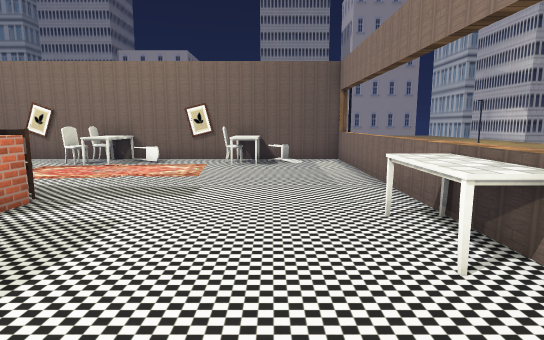
view 1 (above)

18 first-person views from a walk through a Unity game level. The camera is 1.4 m above the floor, tilts 8° down and sees 80° across. The floor is counted in squares, 1 m on a side. Each view is taken from the middle of a square. On the plan, view 1 faces up. The plan holds only what a view shows up to about 15 squares ahead; the rest is blank. The place goes on beyond the plan. The player is left out. Some surface patterns are stand-ins.

view 2
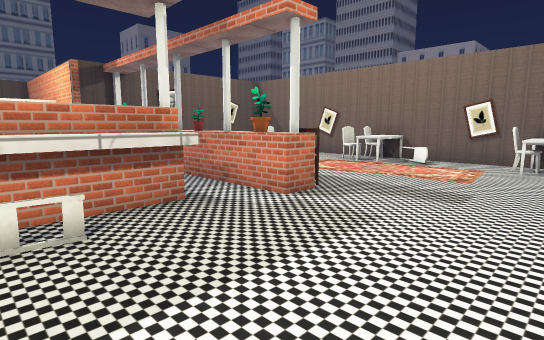

view 3
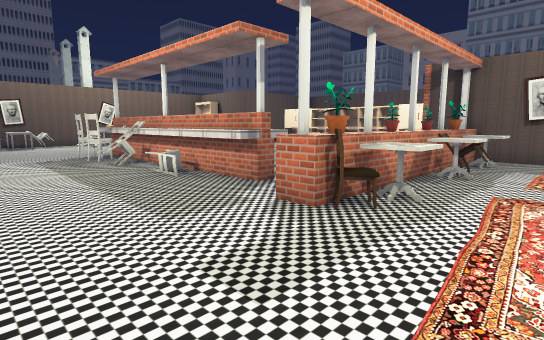

view 4
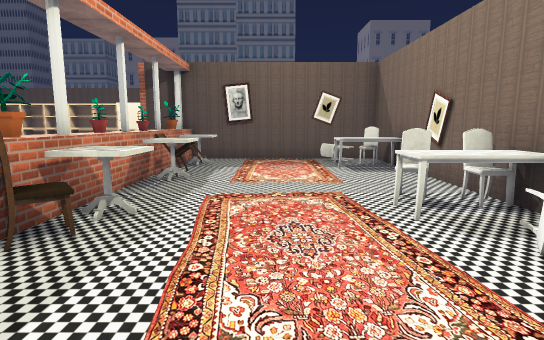

view 5
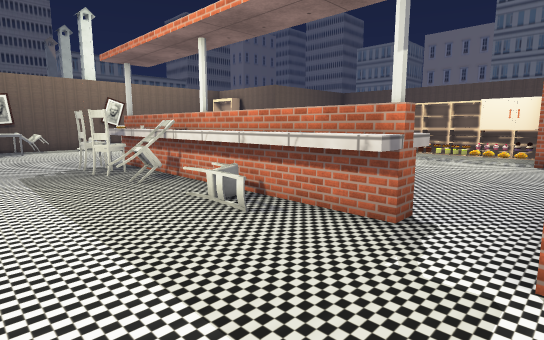

view 6
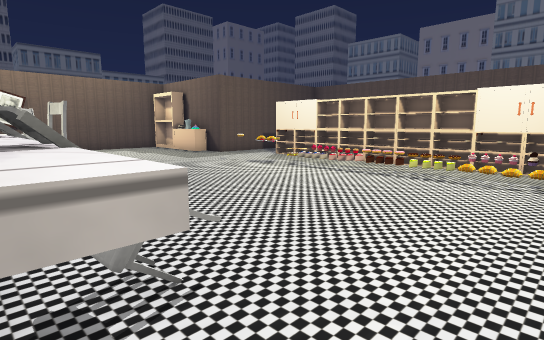

view 7
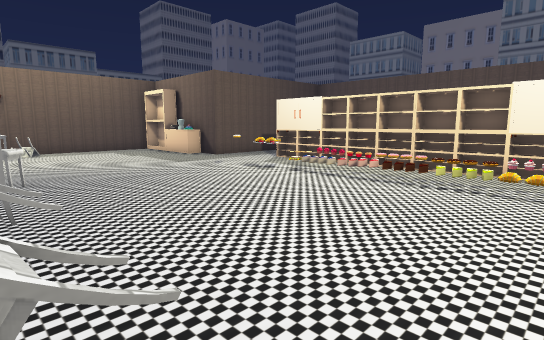

view 8
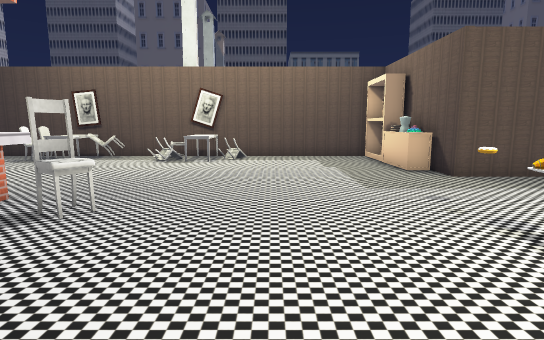

view 9
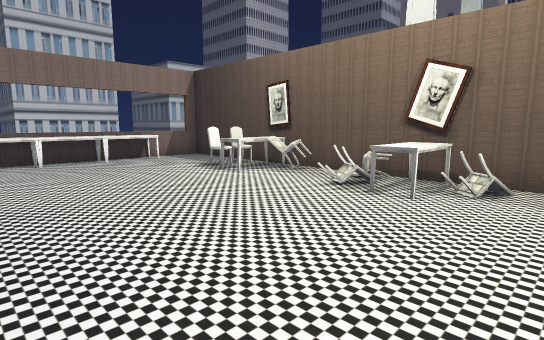

view 10
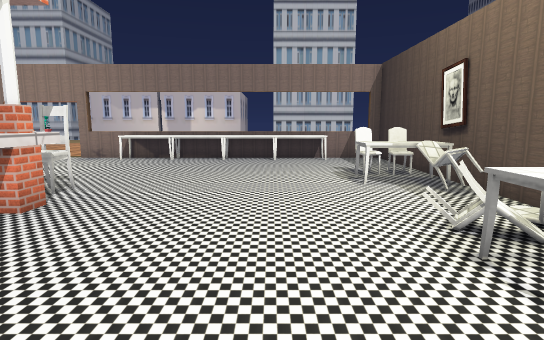

view 11
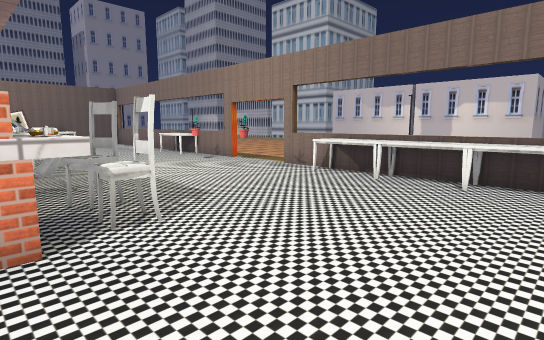

view 12
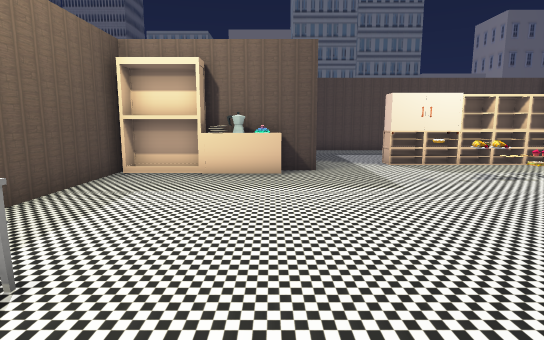

view 13
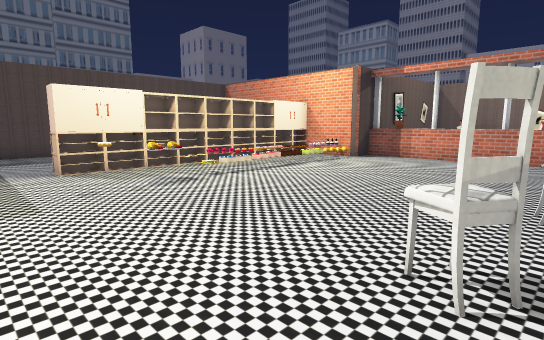

view 14
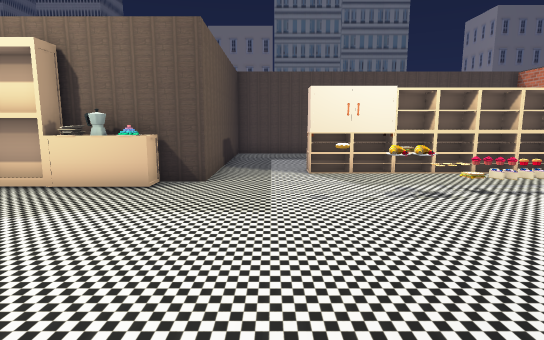

view 15
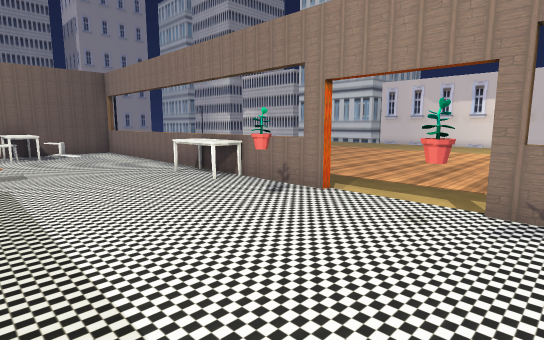

view 16
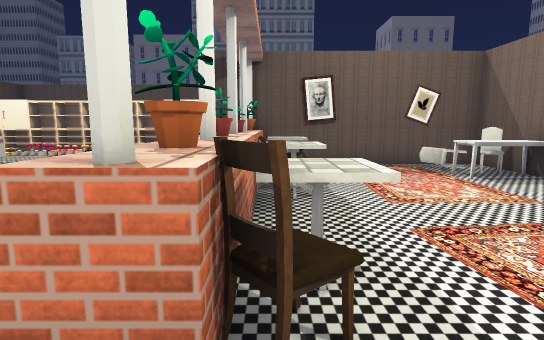

view 17
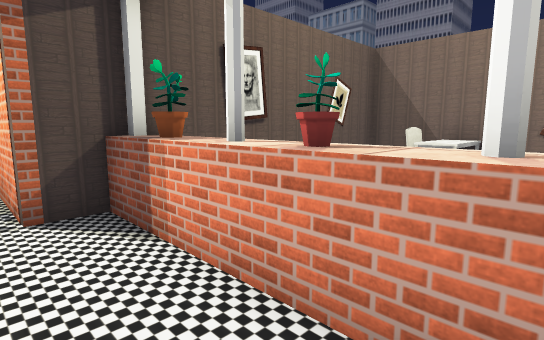

view 18
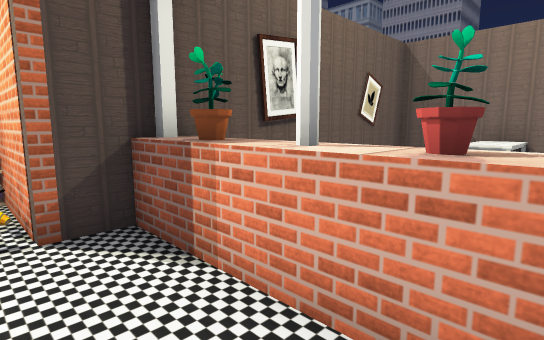

### Floor plan
Points are (right, up) in squares from view 1. A wall is a line through its corners. A room is listed if a view was taken in it or the views show most of it. See-through windows are left out.
Room 1 (views 1, 2, 3, 4, 5, 6, 7, 8, 9, 10, 11, 12, 13, 14, 15, 16, 17, 18)
walls: (-4.9, -0.4) (-4.9, -2.4); (-4.9, -3.4) (-4.9, -4.4); (-6.6, 3.1) (-4.9, 3.1) (-4.9, 0.4); (-5.5, 3.1) (-5.5, -7) (-6, -7) (-6, -6.6); (-8.9, 4.8) (-10.5, 4.8); (-6.4, 4.8) (-7.5, 4.8); (-6.5, -7.1) (-6.5, -6.2); (-8.5, 5.7) (-7.4, 5.7); (-11.4, 4.8) (-12.5, 4.8); (-4.4, 5.6) (-4.4, 4.8) (-5.5, 4.8); (-13.4, 4.8) (-14.5, 4.8); (-14.5, 5.1) (-14.5, 3.6) (-16.5, 3.6); (-14.5, 5.7) (-13.4, 5.7); (2.7, 0.1) (2.7, 13.3); (-7.4, 13.3) (-14.5, 13.3) (-14.5, 5.2); (-19.5, -9.6) (-15.9, -9.6) (-15.9, -13.1); (-7.6, -15.5) (2.7, -15.5) (2.7, -2.9); (-1.4, 13.3) (-5.5, 13.3); (-15.8, -15.5) (-10.5, -15.5); (3.2, 13.3) (0.4, 13.3)
ways out: opening at (3, -1)
objects: cupboard (-18, -7) to (-17, -5); other object (-18, -4) to (-17, -3); other object (-18, -2) to (-17, -2); other object (-18, -1) to (-17, -1); other object (-18, 0) to (-17, 0); other object (-18, 4) to (-17, 4); cupboard (-17, 1) to (-17, 3); other object (-15, -15) to (-15, -14); other object (-15, -13); other object (-15, -12); other object (-15, -11); other object (-15, -7) to (-15, -6); other object (-15, -5); other object (-15, -4); other object (-15, -3); other object (-15, -2); other object (-15, -1); other object (-15, 0); other object (-15, 1); other object (-15, 2); other object (-15, 3); painting (-14, 11); other object (-13, 5); table (-13, 6) to (-12, 7); chair (-13, 11); chair (-13, 12) to (-12, 12); table (-12, 11) to (-11, 12); other object (-11, 5); chair (-11, 6) to (-10, 7); table (-9, -15) to (-8, -13); chair (-9, -14); table (-9, 6) to (-9, 7); painting (-8, -15); chair (-8, -6) to (-7, -6); chair (-8, -1) to (-7, -1); chair (-8, 1) to (-7, 2); other object (-8, 5); chair (-7, -15); chair (-7, -14); chair (-7, -3); table (-7, 6) to (-6, 7); chair (-7, 11) to (-7, 12); other object (-6, 5); table (-6, 11) to (-6, 13); other object (-5, -7); chair (-5, -6) to (-4, -6); other object (-5, -5); chair (-5, -3) to (-4, -3); chair (-5, 0) to (-4, 1); chair (-5, 6); chair (-5, 12) to (-4, 12); chair (-4, -15); chair (-4, -5); painting (-3, -15); table (-3, -14) to (-3, -13); chair (-2, -15) to (-2, -14); chair (-2, 12); chair (-1, -14); table (-1, 11) to (-1, 13); chair (0, 12) to (0, 13); other object (1, -3); other object (1, 0); table (2, -13) to (2, -11); table (2, -10) to (2, -9); table (2, -8) to (2, -7); table (2, -6) to (2, -5); table (2, 3) to (2, 5)

Positions as (right, up) in squares from view 1, and headings:
1: (0, 0), facing up
2: (0, 0), facing up-left
3: (0, 9), facing down-left
4: (-1, 9), facing left
5: (-1, 5), facing down-left
6: (-6, 4), facing down-left
7: (-7, 3), facing down-left
8: (-11, -1), facing down
9: (-11, -7), facing down-right
10: (-11, -11), facing right
11: (-6, -11), facing up-right
12: (-6, -11), facing left
13: (-7, -9), facing up-left
14: (-8, -8), facing left
15: (-3, -4), facing up-right
16: (-3, 6), facing left
17: (-9, 3), facing up-left
18: (-10, 3), facing up-left
